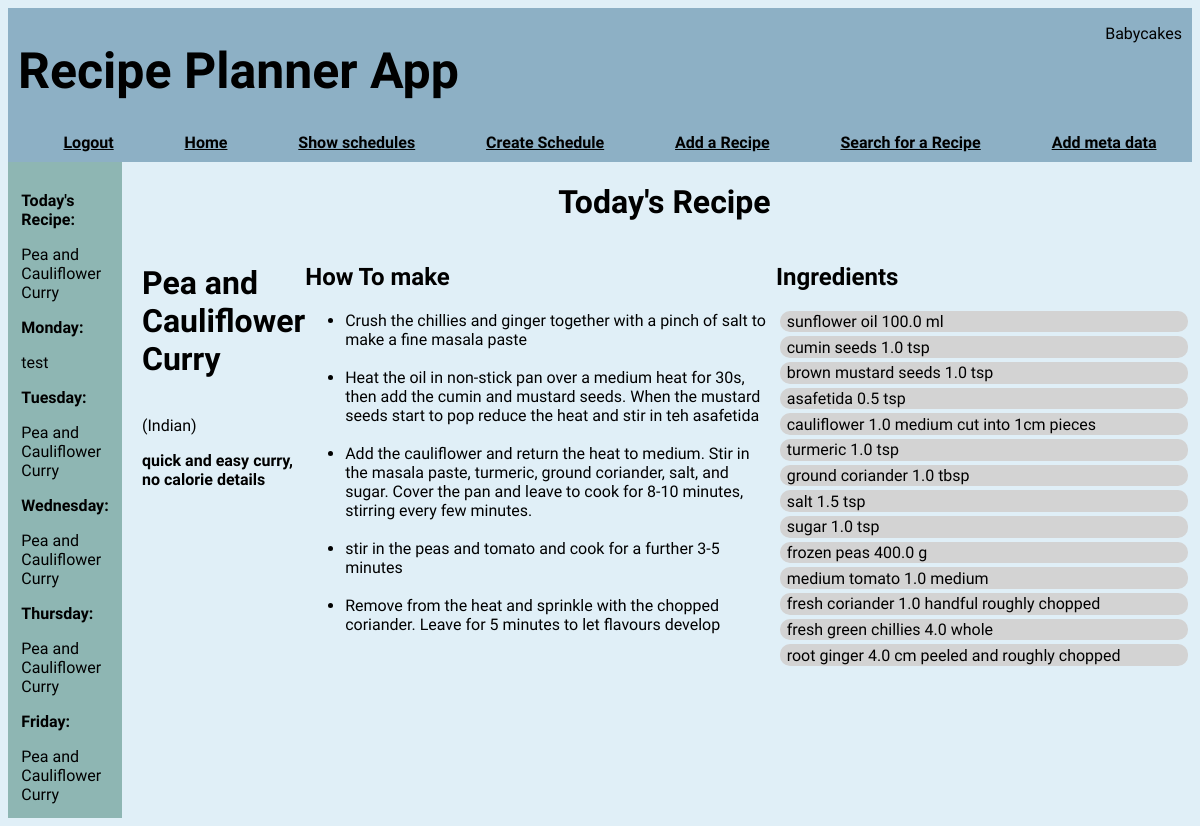
The app's page /home (signed in) with its own data.
### application/models.py (models this page shows, shortened)
class User(db.Model, UserMixin):
    id = db.Column(db.Integer, primary_key=True)
    username = db.Column(db.String(64), index=True, unique=True)
    email = db.Column(db.String(120), index=True, unique=True)
    password_hash = db.Column(db.String(128))

class Recipes(db.Model):
    id = db.Column(db.Integer, primary_key=True)
    recipe_name = db.Column(db.String(100), nullable=False)
    recipe_description = db.Column(db.String(500))
    cuisine_id = db.Column(db.Integer, db.ForeignKey('cuisine.id'))
    quantity = db.relationship('Quantity', backref="recipes")
    method = db.relationship('Method', backref='mrecipes')

class Cuisine(db.Model):
    id = db.Column(db.Integer, primary_key=True)
    cuisine_name = db.Column(db.String(50), nullable=False)
    recipe = db.relationship('Recipes', backref='cuisine')

class Method(db.Model):
    id = db.Column(db.Integer, primary_key=True)
    recipe_id = db.Column(db.Integer, db.ForeignKey('recipes.id'), nullable=False)
    step_num = db.Column(db.Integer, nullable=False)
    step = db.Column(db.String(300), nullable=False)

class Ingredients(db.Model):
    id = db.Column(db.Integer, primary_key=True)
    ingredient_name = db.Column(db.String(50), nullable=False, index=True, unique=True)
    quantity = db.relationship("Quantity", backref="ingredients")
    shoppinglist = db.relationship("ShoppingList", backref="shopping_list")

class Quantity(db.Model):
    id = db.Column(db.Integer, primary_key=True)
    recipe_id = db.Column(db.Integer, db.ForeignKey('recipes.id'), nullable=False)
    ingredient_id = db.Column(db.Integer, db.ForeignKey('ingredients.id'), nullable=False)
    ingredient_prep = db.Column(db.String(100))
    amount = db.Column(db.Float, nullable=False)
    measure = db.Column(db.Integer, db.ForeignKey('measure.id'))

class Measure(db.Model):
    id = db.Column(db.Integer, primary_key=True)
    measure = db.Column(db.String(20), nullable=False, index=True, unique=True)
    quantity = db.relationship("Quantity", backref="measurebr")
    shoppinglist = db.relationship("ShoppingList", backref="measurebr1")

### application/routes.py (the view)
@app.route('/', methods = ['GET', 'POST'])
@app.route('/home', methods = ['GET', 'POST'])
@login_required
def index():
    if check_for_schedule():
        sidebar = {
        "week" : get_weekly_recipes(),
        "recipe_of_the_day" : get_recipe_of_the_day(),
        "weekend" : weekend_or_not(),
        "day" : what_day_is_it(),
        "user" : current_user.username
        }
    else:
        sidebar = False
    total_number = Recipes.query.count()
    if datetime.today().weekday() in [0,1,2,3,4]:
        daily_recipe = Recipes.query.filter_by(id = (Schedule.query.filter_by(day_of_the_week = datetime.today().weekday()).first().recipe_id)).first()
        cuisine = Cuisine.query.filter_by(id=daily_recipe.cuisine_id).first().cuisine_name
        method_list = [m.step for m in Method.query.filter_by(recipe_id = daily_recipe.id)]
        quantities = Quantity.query.filter_by(recipe_id = daily_recipe.id).all()
        ingredient_list = []
        n = 0
        for q in quantities:
            ingredient_list.append([])
            ingredient_list[n].append(Ingredients.query.filter_by(id = q.ingredient_id).first().ingredient_name)
            ingredient_list[n].append(q.amount)
            ingredient_list[n].append(Measure.query.filter_by(id = q.measure).first().measure)
            ingredient_list[n].append(q.ingredient_prep)
            n += 1
    else:
        daily_recipe = False
        cuisine = False
        method_list = False
        quantities = False
        ingredient_list = False
    return render_template('index.html', daily_recipe=daily_recipe, total_number=total_number, cuisine=cuisine, method_list=method_list, ingredient_list=ingredient_list, sidebar=sidebar)

### application/models.py (called while the page is built)
@login.user_loader
def load_user(id):
    return User.query.get(int(id))

### application/routes.py (called while the page is built)
def get_recipe_for_day(day_number, week_n):
    if current_user.is_authenticated:
        id = Schedule.query.filter_by(day_of_the_week = day_number, user_id = current_user.id, sched_no = week_n).first()
        if id is not None:
            day_recipe = Recipes.query.filter_by(id = id.recipe_id).first()
            return day_recipe
        else:
            return Recipes.query.filter_by(id = 1).first()

def get_weekly_recipes():
    week, week2 = [], []
    for num in range(5):
         week.append(get_recipe_for_day(num, 1))
    for num in range(5):
         week2.append(get_recipe_for_day(num, 2))
    return (week, week2)

def check_for_schedule():
    if Schedule.query.filter_by(user_id = current_user.id, sched_no = 1).first() is None:
        return False
    return True

def get_recipe_of_the_day():
    if datetime.today().weekday() == 5 or datetime.today().weekday() == 6:
        recipe_of_the_day = "It's the weekend, do your own thing"
    else:
        recipe_of_the_day = Recipes.query.filter_by(id = Schedule.query.filter_by(day_of_the_week = datetime.today().weekday(), user_id = current_user.id, sched_no = 1).first().recipe_id).first().recipe_name
    return recipe_of_the_day

def weekend_or_not():
    if datetime.today().weekday() == 5 or datetime.today().weekday() == 6:
        weekend = True
    else:
        weekend = False
    return weekend

def what_day_is_it():
    day = date.today()
    day = calendar.day_name[day.weekday()]
    return day

### application/templates/index.html (shortened to what this page needs)
{% extends 'layout.html'%}
{% block body %}
    <div id="hdr">
        {% if sidebar != False %}
        <h1>Today's Recipe</h1>
        {% else %}
        <h1>No Schedule Created, you can create a schedule <a href="{{ url_for('create_weekly_schedule') }}" style="color:black">here</a></h1>
        {% endif %}
    </div>
    {% if sidebar.weekend == False and daily_recipe: %}
    <div id="innercntr">
    <div id="main">
        <div class='field2'>
            <h1>{{ daily_recipe.recipe_name }}</h1> <p>({{ cuisine }})</p>
            <b>{{ daily_recipe.recipe_description }}</b>
        </div>
        <div>
            <h2>How To make</h2>
            <ul>
                {% for m in method_list %}
                <li>{{ m }}</li><br>
                {% endfor %}
            </ul>
        </div>
    </div>
    <div id="right">
            <h2>Ingredients</h2>
            {% for q in ingredient_list %}
            <div class = "field">
                {{ q[0] }}
                {{ q[1] }}
                {{ q[2] }}
                {{ q[3] }}
            </div>
            {% endfor %}
    </div>
    {% endif %}
</div>
{% endblock body %}

### application/templates/layout.html (shortened to what this page needs)
<!DOCTYPE html>
<html lang="en">
<head>
    <link href="../static/format.css" rel="stylesheet">
</head>
<body style="font-family: Source Sans Pro, sans-serif">
    <div class="header" >
        <div style="display:flex; justify-content: space-between;">
            <h1 style="color:rgb(0, 0, 0); font-size:50px; margin-left: 10px"> Recipe Planner App</h1>
            <p style="align-self:right; margin-right: 10px;">{{ current_user.username }}</p>
        </div>
        <div id = "links">
            {% if current_user.is_anonymous %}
            <a href="{{ url_for('login') }}">Login</a>
            {% else %}
            <a href="{{ url_for('logout') }}">Logout</a>
            {% endif %}
            <a href="{{ url_for('index') }}">Home</a>
            <a href="{{ url_for('show_schedule') }}">Show schedules</a>
            <a href="{{ url_for('create_weekly_schedule') }}"> Create Schedule</a>
            <a href="{{ url_for('add_recipe') }}">Add a Recipe</a>
            <a href="{{ url_for('search_recipes') }}">Search for a Recipe</a>
            <a href="{{ url_for('add_meta') }}">Add meta data</a>
        </div>
    </div>
    <div class="container">
        <div id="left">
            {% if sidebar != False %}
            <p><b>Today's Recipe:</b></p>
            {{ sidebar.recipe_of_the_day }}
            <p><b>Monday:</b></p>
            {{ sidebar.week[0][0].recipe_name }}
            <p><b>Tuesday:</b></p>
            {{ sidebar.week[0][1].recipe_name }}
            <p><b>Wednesday:</b></p>
            {{ sidebar.week[0][2].recipe_name }}
            <p><b>Thursday:</b></p>
            {{ sidebar.week[0][3].recipe_name }}
            <p><b>Friday:</b></p>
            {{ sidebar.week[0][4].recipe_name }}
            {% else %}
            <p>No Schedule Set</p>
            {% endif %}
        </div>
        <div id="center">
            {% block body %}
            {% endblock body %}
        </div>
    </div>
</body>
</html>

### application/static/format.css (style rules this page uses)
html { background-color: #e0eff7; }
.header { background-color:#8db0c5; width:100%; margin: 0 auto }
#links { text-align: center; display: flex; justify-content: space-around; color:white; padding-bottom: 10px; padding-left: 20px; font-weight: bold; }
#innercntr { display: flex; justify-content: space-between; }
#hdr { display: flex; align-items: center; justify-content: center; margin-right: 5px; }
#center { padding-left: 20px; }
#main { display: flex; justify-content: center; }
.field { display: flex; width: 400px; justify-content: space-between; align-items: center; background-color: lightgray; margin: 3pt; padding: 1pt; padding-left: 5pt; border-radius: 10px; }
.field2 { display: flex; flex-flow: column; width: auto; justify-content: flex-start; align-items: flex-start; }
.container { display: flex; width : 100%; }
#left { max-width: 40%; padding: 10pt; background-color: #8eb6b3; }
#main { padding-right: 10px; }

### application/templates/layout.html (style rules this page uses)
a { color:rgb(0, 0, 0) }

### records on screen
User: username "Babycakes"
Recipes: recipe_of_the_day "Pea and Cauliflower Curry", recipe_name "Pea and Cauliflower Curry", recipe_description "quick and easy curry, no calorie details"
Recipes: recipe_name "test"
Cuisine: cuisine_name "Indian"
Method: step "Crush the chillies and ginger together with a pinch of salt to make a fine masala paste"
Method: step "Heat the oil in non-stick pan over a medium heat for 30s, then add the cumin and mustard seeds. When the mustard seeds start to pop reduce the heat and stir in teh asafetida"
Method: step "Add the cauliflower and return the heat to medium. Stir in the masala paste, turmeric, ground coriander, salt, and sugar. Cover the pan and leave to cook for 8-10 minutes, stirring every few minutes."
Method: step "stir in the peas and tomato and cook for a further 3-5 minutes"
Method: step "Remove from the heat and sprinkle with the chopped coriander. Leave for 5 minutes to let flavours develop"
Ingredients: ingredient_name "sunflower oil"
Quantity: amount "100.0"
Measure: measure "ml"
Ingredients: ingredient_name "cumin seeds"
Quantity: amount "1.0"
Measure: measure "tsp" "tsp" "tsp" "tsp" "tsp" "tsp"
Ingredients: ingredient_name "brown mustard seeds"
Quantity: amount "1.0"
Ingredients: ingredient_name "asafetida"
Quantity: amount "0.5"
Ingredients: ingredient_name "cauliflower"
Quantity: amount "1.0", ingredient_prep "cut into 1cm pieces"
Measure: measure "medium" "medium"
Ingredients: ingredient_name "turmeric"
Quantity: amount "1.0"
Ingredients: ingredient_name "ground coriander"
Quantity: amount "1.0"
Measure: measure "tbsp"
Ingredients: ingredient_name "salt"
Quantity: amount "1.5"
Ingredients: ingredient_name "sugar"
Quantity: amount "1.0"
Ingredients: ingredient_name "frozen peas"
Quantity: amount "400.0"
Ingredients: ingredient_name "medium tomato"
Quantity: amount "1.0"
Ingredients: ingredient_name "fresh coriander"
Quantity: amount "1.0", ingredient_prep "roughly chopped"
Measure: measure "handful"
Ingredients: ingredient_name "fresh green chillies"
Quantity: amount "4.0"
Measure: measure "whole"
Ingredients: ingredient_name "root ginger"
Quantity: amount "4.0", ingredient_prep "peeled and roughly chopped"
Measure: measure "cm"

### other values on screen
{{ q[2] }} "g"
